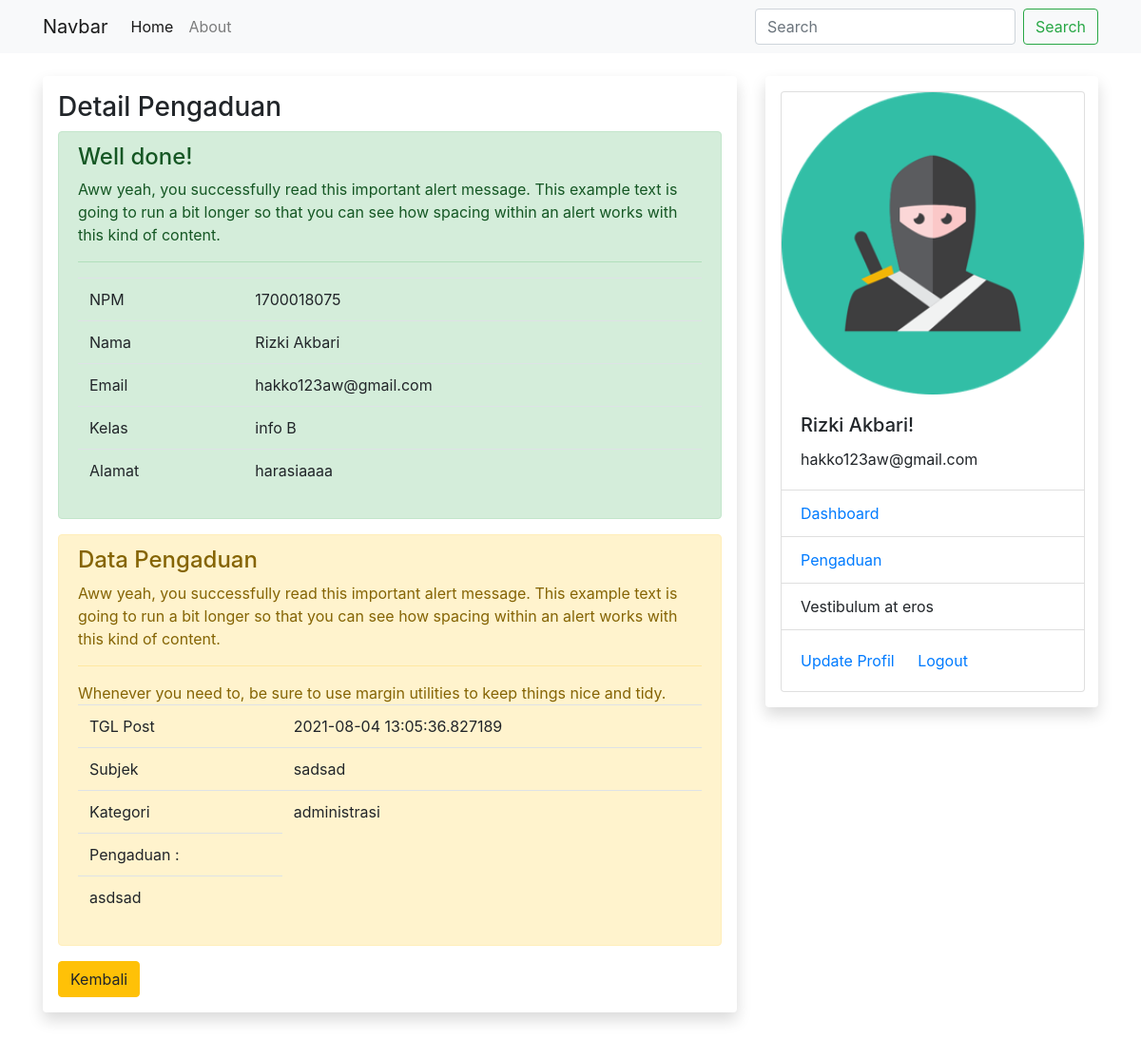
/pengaduan/3/detail (signed in), run on the app's committed database.
### sim/models.py (models this page shows, shortened)
class Tmahasiswa(db.Model, UserMixin):
    id = db.Column(db.Integer, primary_key=True)
    npm = db.Column(db.String(15), unique=True, nullable=False)
    nama = db.Column(db.String(100), nullable=False)
    email = db.Column(db.String(120), unique=True, nullable=False)
    password = db.Column(db.String(80), nullable=False)
    kelas = db.Column(db.String(20), nullable=False)
    alamat = db.Column(db.String(200), nullable=False)
    foto = db.Column(db.String(30), nullable=False, default='default.jpg')
    pengaduans = db.relationship('Tpengaduan', backref='mahasiswa', lazy=True)

class Tpengaduan(db.Model):
    id = db.Column(db.Integer, primary_key=True)
    subjek = db.Column(db.String(100), nullable=False)
    kategori = db.Column(db.String(50), nullable=False)
    detail_pengaduan = db.Column(db.String(300), nullable=False)
    tgl_post = db.Column(db.DateTime, nullable=False, default=datetime.utcnow)
    mahasiswa_id = db.Column(db.Integer, db.ForeignKey('tmahasiswa.id'))

### sim/mahasiswa/routes.py (the view)
@rmahasiswa.route('/pengaduan/<int:ed_id>/detail', methods=['GET', 'POST'])
@login_required
def detail_pengaduan(ed_id):
    dt_pengaduan = Tpengaduan.query.get_or_404(ed_id)
    return render_template('detail_pengaduan.html', dt_pengaduan=dt_pengaduan)

### sim/models.py (called while the page is built)
@login_manager.user_loader
def load_user(mahasiswa_id):
    return Tmahasiswa.query.get(int(mahasiswa_id))

### sim/templates/detail_pengaduan.html
{% extends "base.html" %}
{% block konten %}
<h3>Detail Pengaduan</h3>
<div class="alert alert-success" role="alert">
    <h4 class="alert-heading">Well done!</h4>
    <p>Aww yeah, you successfully read this important alert message. This example text is going to run a bit longer so
        that you can see how spacing within an alert works with this kind of content.</p>
    <hr>
    <table class="table table-hover">
        <tr>
            <td>NPM</td>
            <td>{{dt_pengaduan.mahasiswa.npm}}</td>
        </tr>
        <tr>
            <td>Nama</td>
            <td>{{dt_pengaduan.mahasiswa.nama}}</td>
        </tr>
        <tr>
            <td>Email</td>
            <td>{{dt_pengaduan.mahasiswa.email}}</td>
        </tr>
        <tr>
            <td>Kelas</td>
            <td>{{dt_pengaduan.mahasiswa.kelas}}</td>
        </tr>
        <tr>
            <td>Alamat</td>
            <td>{{dt_pengaduan.mahasiswa.alamat}}</td>
        </tr>
    </table>
</div>
<div class="alert alert-warning" role="alert">
    <h4 class="alert-heading">Data Pengaduan</h4>
    <p>Aww yeah, you successfully read this important alert message. This example text is going to run a bit longer so
        that you can see how spacing within an alert works with this kind of content.</p>
    <hr>
    <p class="mb-0">Whenever you need to, be sure to use margin utilities to keep things nice and tidy.</p>
    <table class="table table-hover">
        <tr>
            <td>TGL Post</td>
            <td>{{dt_pengaduan.tgl_post}}</td>
        </tr>
        <tr>
            <td>Subjek</td>
            <td>{{dt_pengaduan.subjek}}</td>
        </tr>
        <tr>
            <td>Kategori</td>
            <td>{{dt_pengaduan.kategori}}</td>
        </tr>
        <tr>
            <td>Pengaduan :</td>
        </tr>
        <tr>
            <td>{{dt_pengaduan.detail_pengaduan}}</td>
        </tr>
    </table>
</div>
<a class="btn btn-warning" href="{{url_for('rmahasiswa.pengaduan')}}">Kembali</a>
{% endblock %}

### sim/templates/base.html (shortened to what this page needs)
<html>
<head>
    <link rel="stylesheet" href="{{url_for ('static', filename='css/bootstrap.min.css')}}"
>
    <link rel="stylesheet" type="text/css" href="{{ url_for ('static', filename='css/style.css')}}">
</head>
<body>
    <nav class="navbar navbar-expand-lg navbar-light bg-light">
        <div class="container">
            <a class="navbar-brand" href="#">Navbar</a>
            <div class="collapse navbar-collapse" id="navbarSupportedContent">
                <ul class="navbar-nav mr-auto">
                    <li class="nav-item active">
                        <a class="nav-link" href="{{url_for('rmahasiswa.home')}}">Home </a>
                    </li>
                    <li class="nav-item">
                        <a class="nav-link" href="{{url_for('rmahasiswa.about')}}">About</a>
                    </li>
                </ul>
                <form class="form-inline my-2 my-lg-0">
                    <input class="form-control mr-sm-2" type="search" placeholder="Search" aria-label="Search">
                    <button class="btn btn-outline-success my-2 my-sm-0" type="submit">Search</button>
                </form>
            </div>
        </div>
    </nav>
    <div class="container mt-4">
        <div class="row">
            <div class="col-md-8">
                <div class="shadow p-3 mb-5 bg-white rounded">
                    {% block konten %}
                    {% endblock %}
                </div>
            </div>
            <div class="col-md-4">
                <div class="shadow p-3 mb-5 bg-white rounded">
                    {% if current_user.is_authenticated %}
                    <div class="card" style="width: 20rem;">
                        <img src="{{url_for('static', filename='foto/'+current_user.foto)}}" class="card-img-top"
                            alt="...">
                        <div class="card-body">
                            <h5 class="card-title">{{current_user.nama}}!</h5>
                            <p class="card-text">{{current_user.email}}</p>
                        </div>
                        <ul class="list-group list-group-flush">
                            <li class="list-group-item"><a href="{{url_for('rmahasiswa.akun_mahasiswa')}}">
                                    Dashboard</a></li>
                            <li class="list-group-item"><a href="{{url_for('rmahasiswa.pengaduan')}}">
                                    Pengaduan</a></li>
                            <li class="list-group-item">Vestibulum at eros</li>
                        </ul>
                        <div class="card-body">
                            <a href="{{url_for('rmahasiswa.edit_mahasiswa')}}" class="card-link">Update Profil</a>
                            <a href="{{url_for('rmahasiswa.logout_mahasiswa')}}" class="card-link">Logout</a>
                        </div>
                    </div>
                    {% else %}
                    <h1>Menu Lain</h1>
                    <li>Data Mahasiswa</li>
                    <li>Data Dosen</li>
                    {% endif %}
                </div>
            </div>
        </div>
    </div>
</body>
</html>

### data on the page
Tmahasiswa: mahasiswa.npm "1700018075", mahasiswa.nama "Rizki Akbari", mahasiswa.email "hakko123aw@gmail.com", mahasiswa.kelas "info B", mahasiswa.alamat "harasiaaaa", foto (picture), nama "Rizki Akbari", email "hakko123aw@gmail.com"
Tpengaduan: tgl_post "2021-08-04 13:05:36.827189", subjek "sadsad", kategori "administrasi", detail_pengaduan "asdsad"
